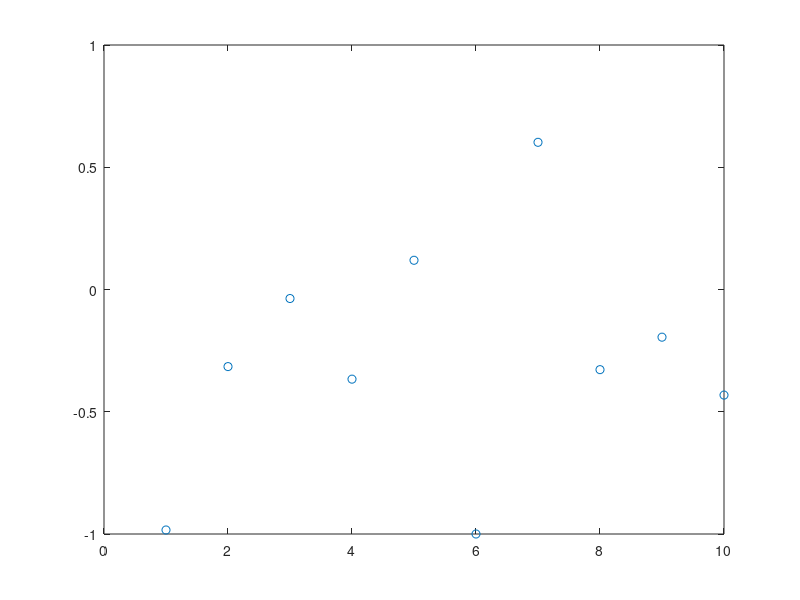

MATLAB code to generate this figure:
clear all, close all, 
m = randn(10);
tf = issymmetric(m) %checking for symmetry as a test
m = m + m.';
tf = issymmetric(m) %checking for symmetry for real this time

%Part B copy and pasted
ieig= [1;1;1;1;1;1;1;1;1;1]; % The initial choice of eigenvector.
n=length(ieig); % Size of initial eigenvector.
v=zeros(n,1);
eps=input('\n Enter the tolerance of error ');
err=10;m1=1;m2=1;
 while err>eps  %Calculating the greatest eigenvalue and the corresponding eigenvector.
   v=m*ieig; 
   m2=max(abs(v));
   ieig=v/m2;
   err=abs(m1-m2);
   m1=m2;
 end
fprintf('\n The greatest eigenvalue is %5.5f\n',m1);
disp('The corresponding eigenvector is:');
fprintf('\n %5.5f',ieig);
plot(ieig, 'o')